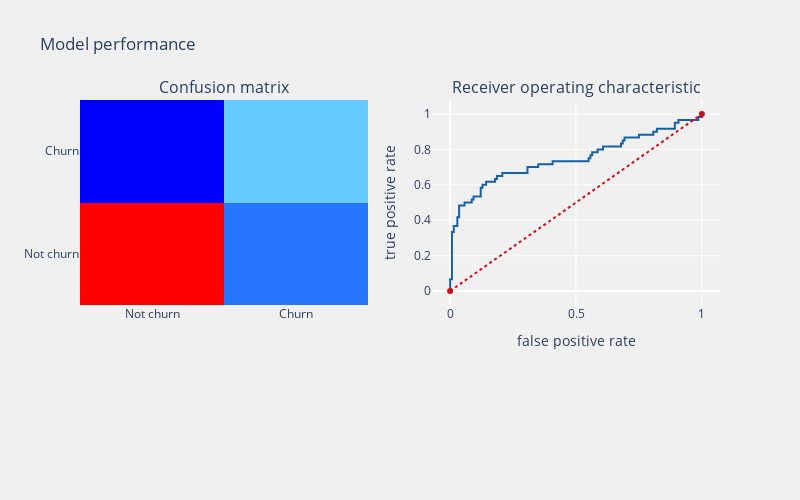

The notebook cell saved with this chart:
### Markdown cell above
# Naive Bayes

### Code cell
from sklearn.naive_bayes import GaussianNB

gnb = GaussianNB(priors=None)

telecom_churn_prediction(gnb, x_train, x_test, y_train, y_test, 'None', threshold_plot=True)

### Figure 1 — Plotly figure (JSON) as saved in the notebook; plotly's stock layout.template omitted (floating-point values rounded to 4 significant figures)
{"data": [{"colorscale": [[0, "rgb(0,0,255)"], [0.1, "rgb(51,153,255)"], [0.2, "rgb(102,204,255)"], [0.3, "rgb(153,204,255)"], [0.4, "rgb(204,204,255)"], [0.5, "rgb(255,255,255)"], [0.6, "rgb(255,204,255)"], [0.7, "rgb(255,153,255)"], [0.8, "rgb(255,102,204)"], [0.9, "rgb(255,102,102)"], [1, "rgb(255,0,0)"]], "name": "Confusion matrix", "showscale": false, "type": "heatmap", "x": ["Not churn", "Churn"], "xaxis": "x", "y": ["Not churn", "Churn"], "yaxis": "y", "z": [[112, 28], [21, 39]]}, {"line": {"color": "rgb(22, 96, 167)", "width": 2}, "name": "Roc: 0.7250000000000001", "type": "scatter", "x": [0, 0, 0, 0.007143, 0.007143, 0.01429, 0.01429, 0.02857, 0.02857, 0.03571, 0.03571, 0.05714, 0.05714, 0.08571, 0.08571, 0.09286, 0.09286, 0.1214, 0.1214, 0.1286, 0.1286, 0.1429, 0.1429, 0.1786, 0.1786, 0.1857, 0.1857, 0.2071, 0.2071, 0.3071, 0.3071, 0.35, 0.35, 0.4071, 0.4071, 0.55, 0.55, 0.5571, 0.5571, 0.5643, 0.5643, 0.5857, 0.5857, 0.6071, 0.6071, 0.6786, 0.6786, 0.6857, 0.6857, 0.6929, 0.6929, 0.75, 0.75, 0.8071, 0.8071, 0.8214, 0.8214, 0.8929, 0.8929, 0.9071, 0.9071, 0.9857, 0.9857, 1, 1], "xaxis": "x2", "y": [0, 0.01667, 0.06667, 0.06667, 0.3333, 0.3333, 0.3667, 0.3667, 0.4167, 0.4167, 0.4833, 0.4833, 0.5, 0.5, 0.5167, 0.5167, 0.5333, 0.5333, 0.5833, 0.5833, 0.6, 0.6, 0.6167, 0.6167, 0.6333, 0.6333, 0.65, 0.65, 0.6667, 0.6667, 0.7, 0.7, 0.7167, 0.7167, 0.7333, 0.7333, 0.75, 0.75, 0.7667, 0.7667, 0.7833, 0.7833, 0.8, 0.8, 0.8167, 0.8167, 0.8333, 0.8333, 0.85, 0.85, 0.8667, 0.8667, 0.8833, 0.8833, 0.9, 0.9, 0.9167, 0.9167, 0.95, 0.95, 0.9667, 0.9667, 0.9833, 0.9833, 1], "yaxis": "y2"}, {"line": {"color": "rgb(205, 12, 24)", "dash": "dot", "width": 2}, "type": "scatter", "x": [0, 1], "xaxis": "x2", "y": [0, 1], "yaxis": "y2"}], "layout": {"annotations": [{"font": {"size": 16}, "showarrow": false, "text": "Confusion matrix", "x": 0.225, "xanchor": "center", "xref": "paper", "y": 1, "yanchor": "bottom", "yref": "paper"}, {"font": {"size": 16}, "showarrow": false, "text": "Receiver operating characteristic", "x": 0.775, "xanchor": "center", "xref": "paper", "y": 1, "yanchor": "bottom", "yref": "paper"}], "autosize": false, "height": 500, "margin": {"b": 195}, "paper_bgcolor": "rgba(240,240,240,0.95)", "plot_bgcolor": "rgba(240,240,240,0.95)", "showlegend": false, "title": {"text": "Model performance"}, "width": 800, "xaxis": {"anchor": "y", "domain": [0, 0.45]}, "xaxis2": {"anchor": "y2", "domain": [0.55, 1], "title": {"text": "false positive rate"}}, "yaxis": {"anchor": "x", "domain": [0, 1]}, "yaxis2": {"anchor": "x2", "domain": [0, 1], "title": {"text": "true positive rate"}}}}
